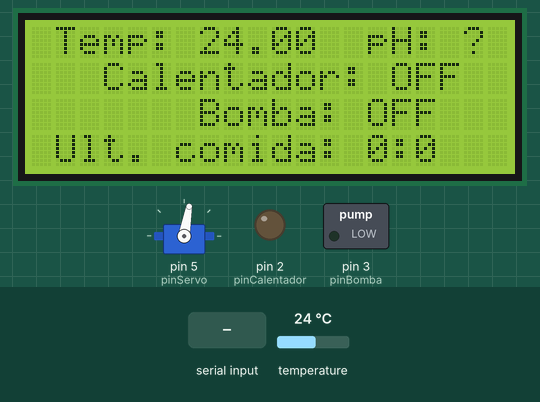
A sketch run on a simulated Arduino Uno, built with avr-gcc and run on an emulated ATmega328P. Shown: 20×4 character LCD, servo, switched loads named in the sketch (green lamp = pin HIGH), output pins drawn as LEDs (lit = HIGH). Inputs (shaded band) come from the test bench; at power-on: temperature 24 °C. What the sketch prints to the serial monitor is not drawn.

Above: at 1.3 s.
1.4 s: "bomba" received over the second serial link
At 4.0 s:
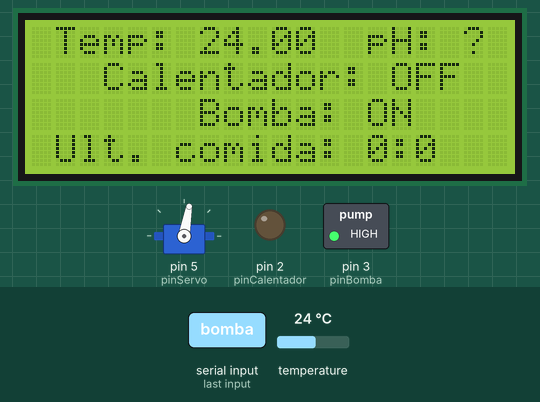
5.1 s: "feed1" received over the second serial link
At 6.61 s:
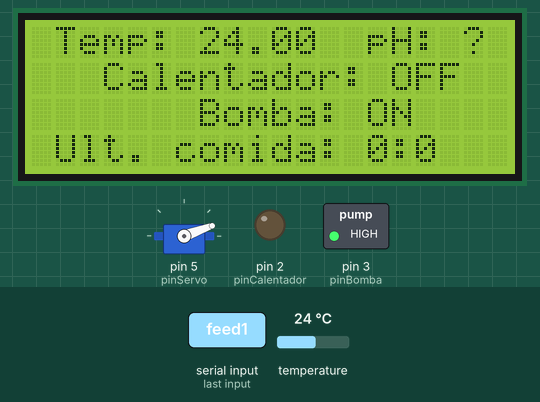
8.2 s: temperature set to 12 °C
At 9.8 s:
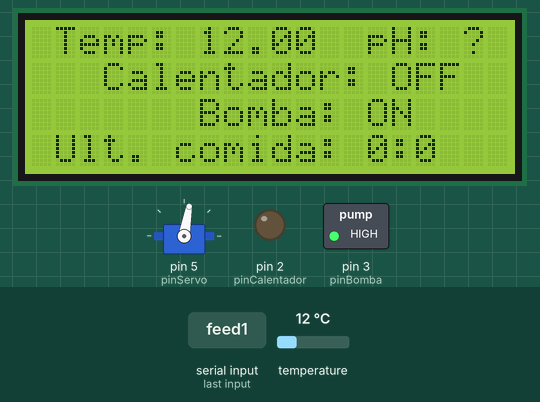
10.7 s: temperature set to 19 °C
13.8 s: temperature set to 1 °C
At 14.9 s:
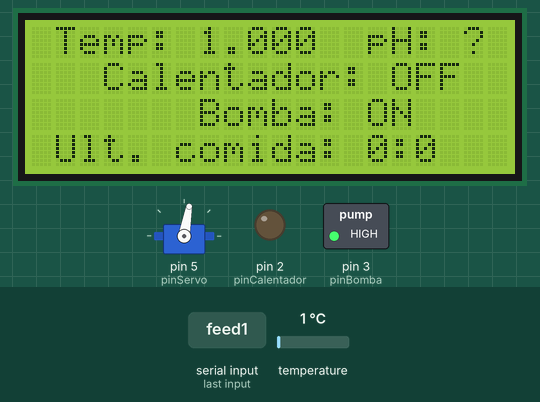
19.5 s: "bomba" received over the second serial link
At 20.9 s:
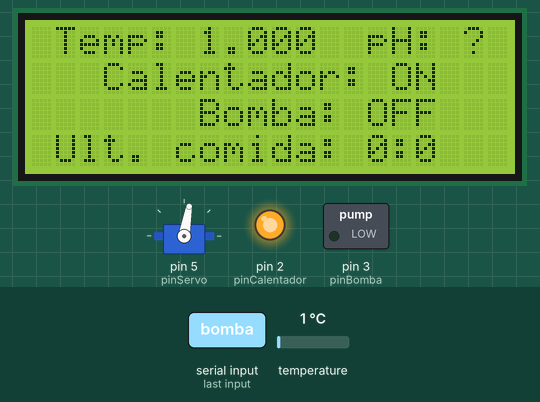
Timing chart, 0 to 22.5 s (numbered marks = the images above; inputs shaded):
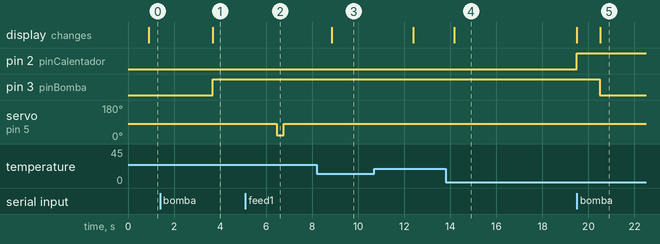

The sketch:

Pecera.ino
```cpp
// Creado Ene. 5, 2017
// por David Osorio, Williams Estrada, Paul Villicaña
// Modificado Ene. 12, 2017
// por Williams Estrada
//
//
// Pecera con calentador automático y alimentador accionado vía bluetooth
//
//

#include <LiquidCrystal_I2C.h>  // F Malpartida's NewliquidCrystal_1.3.4 library
#include <SoftwareSerial.h>
#include <Servo.h>
#include <Wire.h>
#include <DallasTemperature.h>
#include <OneWire.h>
#include <TimeLib.h>

/*** Variables generales ***/
/*
 * Modificar esta sección según la conexión utilizada
 * y las condiciones deseadas de funcionamiento
 */
byte pinCalentador = 2;       // Pin digital para activar el relay del calentador
byte pinBomba = 3;            // Pin digital para activar el relay de la bomba de aire
byte pinTemp = 4;             // Pin digital para recibir señal de entrada de la sonda DS18B20
byte pinServo = 5;            // Pin digital para enviar señal a servo SG90
byte contadorTemp = 0;        // Contador del número de lecturas de la sonda DS18B20 (Inicializado en 0)
byte contadorLimit = 10;      // Número de lecturas para realizar el promedio de temperatura (Default 10)
float promTemp = 0;           // Sumador para obtener promedio de lecturas de temperatura (Inicializado en 0)
float tempCalentadorOn = 14.5;  // Temperatura mínima en grados requerida para activar el relay del calentador (Default 14.5)
float tempCalentadorOff = 22; // Una vez que el calentador esté activado, temperatura mínima en grados requerida para apagarlo (Default 22)
uint8_t edoBomba = LOW;       // Bandera para guardar el estado actual de la bomba y encenderla/apagarla según el toggle button de la app Bluetooth Controller
int delayTime = 1000;         // Tiempo default para delay en milisegundos (Default 1000)

/*** Variables para LCD ***/
// Macro I2C_ADDR establece la dirección del I2C, usualmente 0x27
#define I2C_ADDR    0x27

// Constructor para usar LCD 20x4 a partir de la dirección del I2C
LiquidCrystal_I2C lcd(I2C_ADDR, 2, 1, 0, 4, 5, 6, 7, 3, POSITIVE);

/*** Variables para sensor de temperatura DS18B20 para líquidos ***/
//#define ONE_WIRE_BUS 4
OneWire oneWire(pinTemp);
DallasTemperature sensorTemp(&oneWire);

/*** Variables para bluetooth ***/
SoftwareSerial bt(10,11);    // Pines RX y TX del Arduino conectados al módulo HC05

/*** Variables para servo SG90 ***/
Servo servo;
int angulo;
int anguloCerrado = 80;
int anguloAbierto = 20;
String comando;

/*** Variables para cronómetro en LCD ***/
/*
 * Variable tipo tiempo para almacenar el tiempo actual. Despliega el tiempo
 * transcurrido hasta que se activa el alimentador en formato HH:MM y se reinicia
 */
time_t t;


void setup() {
  Serial.begin(9600);
  bt.begin(9600);

  pinMode(pinCalentador, OUTPUT);
  pinMode(pinBomba, OUTPUT);
  pinMode(pinTemp, INPUT);

  // Inicializar lcd y desplegar información estática
  lcd.begin (20,4);
  lcd.clear();
  lcd.setCursor(1,0);
  lcd.print("Temp: ");
  lcd.setCursor(14,0);
  lcd.print("pH: ?");
  lcd.setCursor(3,1);
  lcd.print("Calentador: OFF");
  lcd.setCursor(27,0);
  lcd.print("Bomba: OFF");
  lcd.setCursor(21,1);
  // El tiempo HH:MM se despliega en los 4 espacios en blanco
  lcd.print("Ult. comida:  :  ");

  // Inicializar sonda DS18B20
  sensorTemp.begin();

  // Inicializar tiempo para cronómetro
  setTime(0);

  // Inicializar servo SG90
  servo.attach(pinServo);
  servo.write(anguloCerrado);
}


void loop() {
  // La función now() regresa el tiempo en determinado instante desde el tiempo especificado en setTime()
  t = now();

  // Desplegar tiempo transcurrido desde la última vez que se activó el alimentador
  if(hour(t) < 10)
    lcd.setCursor(34,1);
  else
    lcd.setCursor(33,1);
  lcd.print(hour(t));
  lcd.setCursor(36,1);
  lcd.print(minute(t));

  // Leer temperatura y sumarla para sacar un promedio cuando se alcance contadorLimit
  sensorTemp.requestTemperatures();
  float temp = sensorTemp.getTempCByIndex(0);
  promTemp+=temp;
  contadorTemp++;

  // Desplegar temperatura en monitor serial de Arduino y LCD
  Serial.print("Temp: ");
  Serial.print(temp, 2);
  Serial.println();
  lcd.setCursor(7,0);
  lcd.print(temp, 2);

  /*
   * Cuando se realizan n lecturas de temperatura (default 10), reiniciar el contador,
   * obtener el promedio de la temperatura y evaluar si se debe encender/apagar el calentador
   */
  if(contadorTemp == contadorLimit) {
    contadorTemp = 0;
    promTemp/=contadorLimit;
    if(promTemp < tempCalentadorOn) {
      digitalWrite(pinCalentador, HIGH);
      lcd.setCursor(15,1);
      lcd.print("ON");
      lcd.setCursor(17,1); // Limpiar última 'F' de mensaje OFF anterior
      lcd.print(" ");
    }
    else {
      if(promTemp < tempCalentadorOff)
        digitalWrite(pinCalentador, HIGH); // Mantener calentador encendido hasta alcanzar temperatura deseada
      else {
        digitalWrite(pinCalentador, LOW);
        lcd.setCursor(15,1);
        lcd.print("OFF");
      }
    }
  }

  /*
   * Interpretar strings recibidas vía bluetooth de la app Bluetooth Controller como
   * comandos para accionar el alimentador y la bomba
   */
  if(bt.available()) {
    comando = bt.readString();
    Serial.println(comando);

    if(comando == "feed1") {
      feed1();
      Serial.println("Alimento arrojado");
      setTime(0); // Reiniciar cronómetro
    }

    if(comando == "feed2") {
      feed2();
      Serial.println("Alimento arrojado");
      setTime(0); // Reiniciar cronómetro
    }

    if(comando == "bomba") {
      edoBomba = !edoBomba;
      bomba();
    }
  }

  delay(delayTime);
}


void feed1() {
  //for(int i = 0; i < 2; i++) {
    servo.write(anguloAbierto);
    delay(300);
    servo.write(anguloCerrado);
    delay(300);
  //}
}


void feed2() {
  for(int i = 0; i < 2; i++) {
    servo.write(anguloAbierto);
    delay(300);
    servo.write(anguloCerrado);
    delay(300);
  }
}


void bomba() {
  if(edoBomba == HIGH) {
    digitalWrite(pinBomba, HIGH);
    lcd.setCursor(34,0);
    lcd.print("ON");
    lcd.setCursor(36,0); // Limpiar última 'F' de mensaje OFF anterior
    lcd.print(" ");
  }
  else {
    digitalWrite(pinBomba, LOW);
    lcd.setCursor(34,0);
    lcd.print("OFF");
  }
}
```

Measured:
- after the input at 1.4 s, pin 3 (pinBomba): LOW → HIGH after 2.3 s; the display: changes after 2.3 s (image 1)
- after the input at 5.1 s, servo on pin 5 (pinServo): 80° → 20° after 1.4 s, → 80° 0.30 s later
- after the input at 8.2 s, the display: changes after 0.64 s (image 3)
- after the input at 13.8 s, pin 2 (pinCalentador): LOW → HIGH after 5.7 s; the display: changes after 0.37 s (image 4)
- after the input at 19.5 s, pin 3 (pinBomba): HIGH → LOW after 1.0 s; the display: first differs from a run without the input after 1.0 s (image 5)
